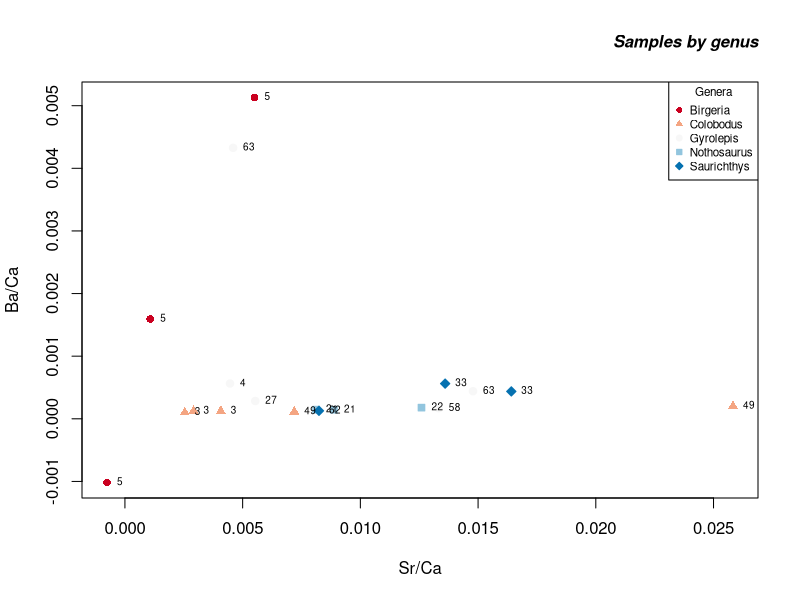
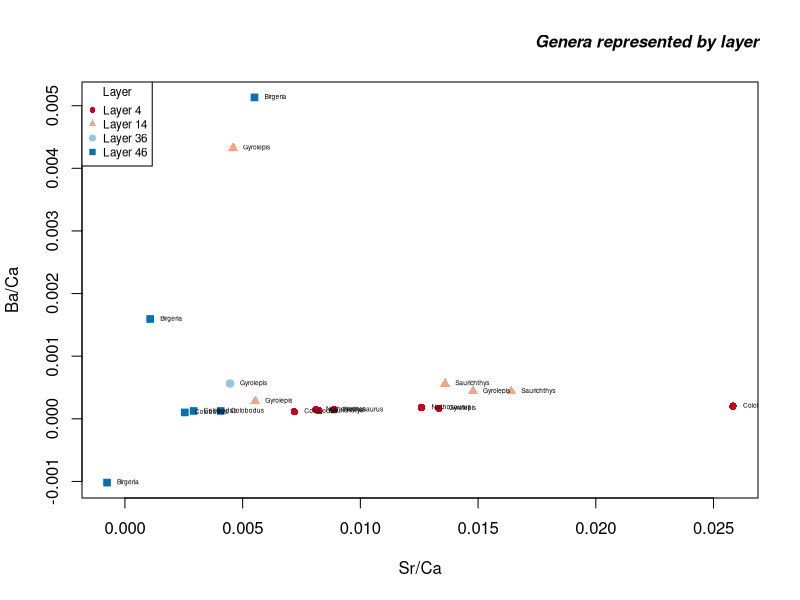
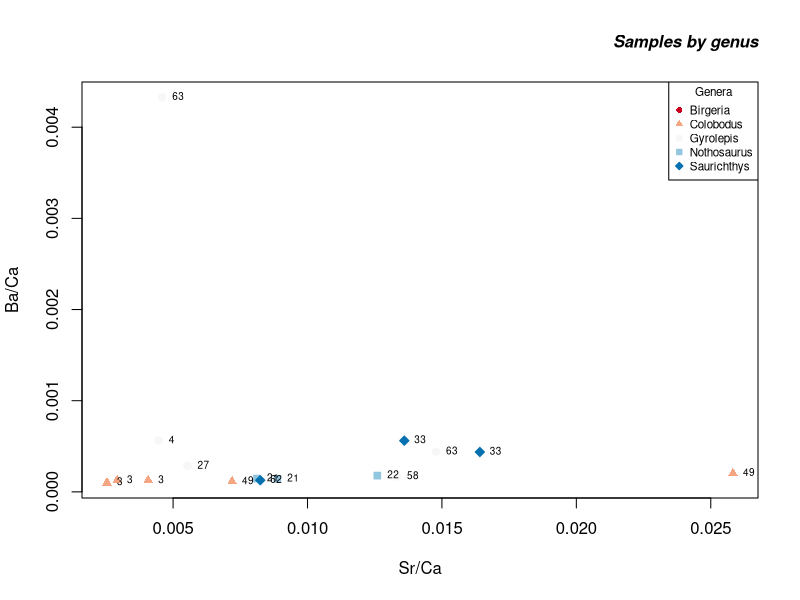
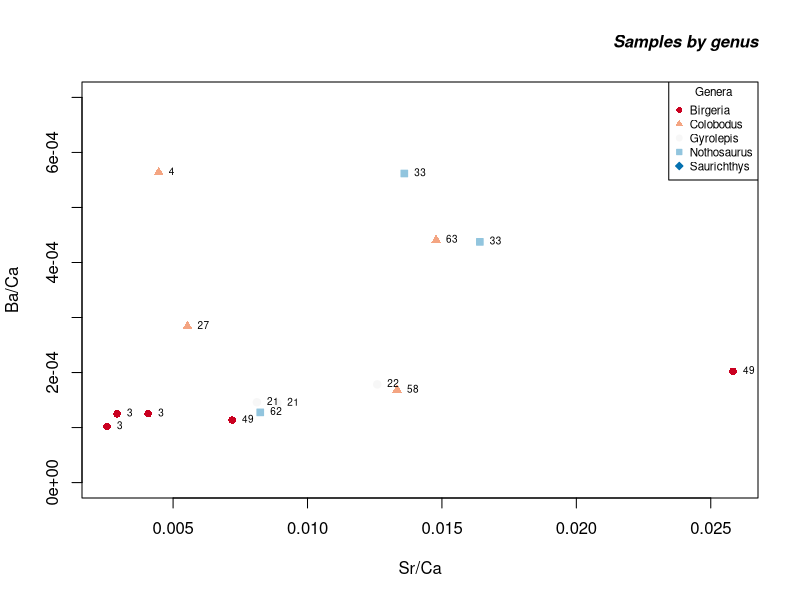
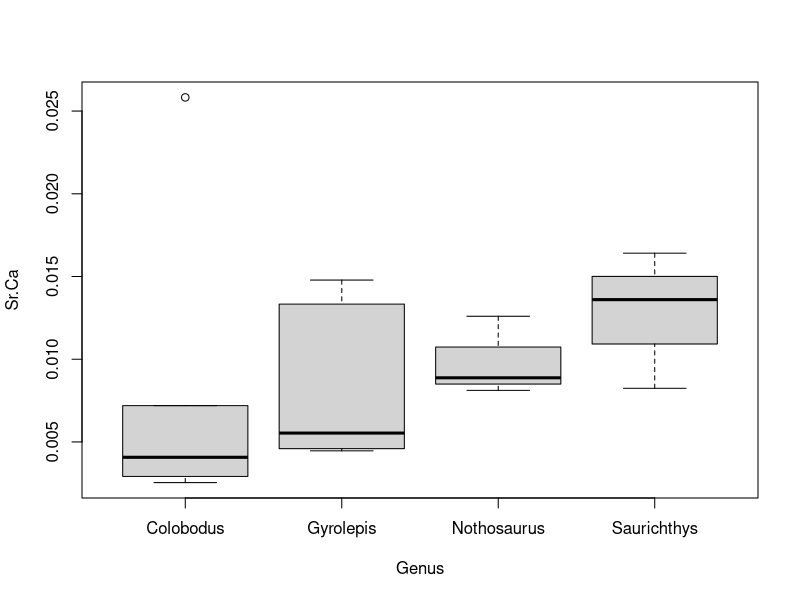

Write the R code that produced these figures, in order.
# read in data
Winterswijk_LA <- read.csv(file = "DataThesis.csv",
                           header = T,
                           sep = ";")
# change rownames

rownames(Winterswijk_LA) <- Winterswijk_LA[,1]
Winterswijk_LA <- Winterswijk_LA[,-1]

# remove standards
Winterswijk_WS<-Winterswijk_LA[!startsWith(rownames(Winterswijk_LA), "N6"),]

#make all variables numericals
Winterswijk_WS[,5:17]<-apply(Winterswijk_WS[,5:17],2,function(x) gsub("^<","\\1",x))
Winterswijk_WS[,5:17]<-apply(Winterswijk_WS[,5:17],2,as.numeric)

#calculate concentrations
Winterswijk_WS$Ca<-Winterswijk_WS$Ca43+Winterswijk_WS$Ca44
Winterswijk_WS$Sr<-Winterswijk_WS$Sr87+Winterswijk_WS$Sr88
Winterswijk_WS$Ba<-Winterswijk_WS$Ba137+Winterswijk_WS$Ba138
Winterswijk_WS<-Winterswijk_WS[,-c(5,6,12,13,15,16)]

# calculate ratios of elements
Winterswijk_WS$Sr.Ca<-Winterswijk_WS$Sr/Winterswijk_WS$Ca
Winterswijk_WS$Ba.Ca<-Winterswijk_WS$Ba/Winterswijk_WS$Ca

# make variables factors
Winterswijk_WS$Genus<-as.factor(Winterswijk_WS$Genus)
Winterswijk_WS$Layer<-as.factor(Winterswijk_WS$Layer)
Winterswijk_WS$Specimen<-as.factor(Winterswijk_WS$Specimen)

library(RColorBrewer)

Winterswijk_Complete <- Winterswijk_WS
Winterswijk_Complete$Genus <- droplevels(Winterswijk_Complete$Genus)

#### Scatterplot of all data ####

# Asign taxa names to colors
Genus_colors <- setNames(brewer.pal(length(levels(Winterswijk_Complete$Genus)), "RdBu"), levels(Winterswijk_Complete$Genus))

plot(Winterswijk_Complete$Sr.Ca,Winterswijk_Complete$Ba.Ca,
     xlab="Sr/Ca", ylab="Ba/Ca",
     col=Genus_colors[Winterswijk_Complete$Genus],
     pch=c(16, 17, 21, 22, 23)[Winterswijk_Complete$Genus],
     bg=Genus_colors[Winterswijk_Complete$Genus])

text(Winterswijk_Complete$Sr.Ca,
     Winterswijk_Complete$Ba.Ca,
     labels = Winterswijk_Complete$Specimen,
     pos = 4,
     cex=0.6)

legend(x="topright",
       title = "Genera",
       legend=c("Birgeria","Colobodus","Gyrolepis","Nothosaurus","Saurichthys"),
       col=Genus_colors,
       pch=c(16, 17, 21, 22, 23),
       pt.bg = Genus_colors,
       cex=0.7,
       pt.cex = 0.8)
title("Samples by genus",
      font.main=4, 
      adj=1, 
      cex.main=1)

#### Scatterplot by layers #### 

Winterswijk_Complete$Layer <- droplevels(Winterswijk_Complete$Layer)

# Asign taxa names to colors
Layer_colors <- setNames(brewer.pal(length(levels(Winterswijk_Complete$Layer)), "RdBu"), levels(Winterswijk_Complete$Layer))

plot(Winterswijk_Complete$Sr.Ca,Winterswijk_Complete$Ba.Ca,
     xlab="Sr/Ca", ylab="Ba/Ca",
     col=Layer_colors[Winterswijk_Complete$Layer],
     pch=c(16, 17, 21, 22)[Winterswijk_Complete$Layer],
     bg=Layer_colors[Winterswijk_Complete$Layer])

text(Winterswijk_Complete$Sr.Ca,
     Winterswijk_Complete$Ba.Ca,
     labels = Winterswijk_Complete$Genus,
     pos = 4,
     cex=0.4)

legend(x="topleft",
       title = "Layer",
       legend=c("Layer 4","Layer 14","Layer 36","Layer 46"), 
       col=Layer_colors,
       pch=c(16, 17, 21, 22),
       pt.bg = Layer_colors,
       cex=0.7,
       pt.cex = 0.8)
title("Genera represented by layer",
      font.main=4, adj=1, cex.main=1)

#### Plot genera without Birgeria ####

# This naming scheme may get confusing

Winterswijk_Complete <- Winterswijk_Complete[which(Winterswijk_Complete$Specimen != 5),]
Winterswijk_Complete$Specimen <- droplevels(Winterswijk_Complete$Specimen)

plot(Winterswijk_Complete$Sr.Ca,Winterswijk_Complete$Ba.Ca,
     xlab="Sr/Ca", 
     ylab="Ba/Ca",
     col=Genus_colors[Winterswijk_Complete$Genus],
     pch=c(16, 17, 21, 22, 23)[Winterswijk_Complete$Genus],
     bg=Genus_colors[Winterswijk_Complete$Genus])

text(Winterswijk_Complete$Sr.Ca,
     Winterswijk_Complete$Ba.Ca,
     labels = Winterswijk_Complete$Specimen,
     pos = 4,
     cex=0.6)

legend(x="topright",
       title = "Genera",
       legend=c("Birgeria","Colobodus","Gyrolepis","Nothosaurus","Saurichthys"),
       col=Genus_colors,
       pch=c(16, 17, 21, 22, 23),
       pt.bg = Genus_colors,
       cex=0.7,
       pt.cex = 0.8)
title("Samples by genus",
      font.main=4, 
      adj=1, 
      cex.main=1)

#### Plot genera without Birgeria and the odd Colobodus ####

# This naming scheme may get confusing

Winterswijk_Complete <- Winterswijk_Complete[which(Winterswijk_Complete$Specimen != 5),]
Winterswijk_Complete$Specimen <- droplevels(Winterswijk_Complete$Specimen)
Winterswijk_Complete$Genus <- droplevels(Winterswijk_Complete$Genus)

plot(Winterswijk_Complete$Sr.Ca,Winterswijk_Complete$Ba.Ca,
     xlab="Sr/Ca", 
     ylab="Ba/Ca",
     ylim = c(0, 0.0007),
     col=Genus_colors[Winterswijk_Complete$Genus],
     pch=c(16, 17, 21, 22, 23)[Winterswijk_Complete$Genus],
     bg=Genus_colors[Winterswijk_Complete$Genus])

text(Winterswijk_Complete$Sr.Ca,
     Winterswijk_Complete$Ba.Ca,
     labels = Winterswijk_Complete$Specimen,
     pos = 4,
     cex=0.6)

legend(x="topright",
       title = "Genera",
       legend=c("Birgeria","Colobodus","Gyrolepis","Nothosaurus","Saurichthys"),
       col=Genus_colors,
       pch=c(16, 17, 21, 22, 23),
       pt.bg = Genus_colors,
       cex=0.7,
       pt.cex = 0.8)
title("Samples by genus",
      font.main=4, 
      adj=1, 
      cex.main=1)

#### Check if all is displayed correctly ####

boxplot(Sr.Ca ~ Genus,
        data = Winterswijk_Complete)
# This shows that L4colobodus2-20 is also probably measured incorrectly
